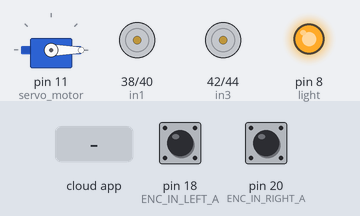
The sketch below on a simulated Arduino Mega 2560, built with avr-gcc and run on an emulated ATmega2560. On the bench: servo, motor-driver pin pairs drawn as motors (green arrow = first pin HIGH = forward, orange = second pin HIGH = backward, longer = more drive, scaled by the enable pin), output pins drawn as LEDs (lit = HIGH). The test bench sets the inputs (shaded band); at power-on: pin 18 (ENC_IN_LEFT_A) HIGH, pin 20 (ENC_IN_RIGHT_A) HIGH. The ROS host is connected and sends only what is stated.

Above: at 4.2 s.
4.3 s: the phone or cloud app sets linear.x to -100
At 5.3 s:
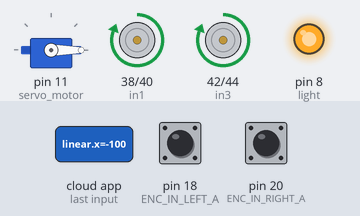
5.8 s: the phone or cloud app sets launch_flag to 1
At 6.4 s:
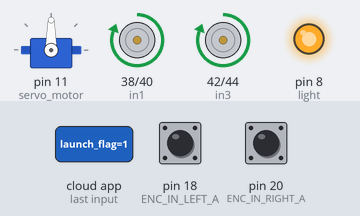
7.3 s: the phone or cloud app sets linear.x to 0
At 10.0 s:
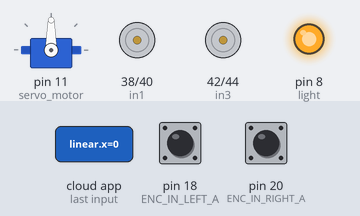
10.3 s: the phone or cloud app sets angular.z to -100
At 11.1 s:
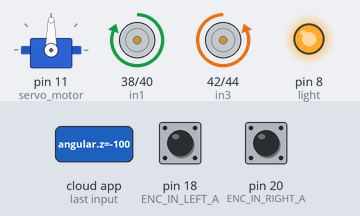
11.8 s: the phone or cloud app sets angular.z to 100
At 12.2 s:
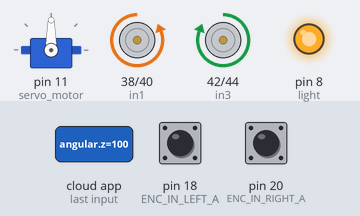
Timing chart, 0 to 14.3 s (numbered marks = the images above; inputs shaded):
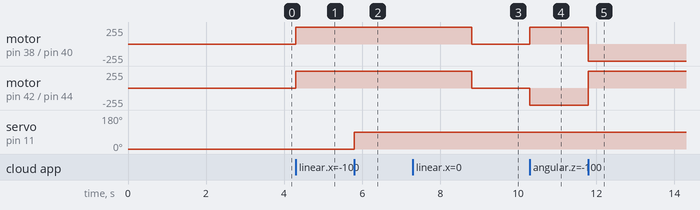

The sketch:

motor_control_filnal.ino
```cpp
#include <ros.h>
#include <Servo.h>
#include <std_msgs/Int16.h>
#include <std_msgs/Int8.h>
#include <geometry_msgs/Twist.h>

#define ENC_IN_LEFT_A 18
#define ENC_IN_RIGHT_A 20

#define ENC_IN_LEFT_B 19
#define ENC_IN_RIGHT_B 21

#define P_GAIN 25
#define I_GAIN 5

#define WHEEL_RADIUS 0.065 // 0.065 meter
#define ROBOT_WIDTH 0.375 // 0.375 meter

Servo servo;

const double pi = 3.141592;

boolean Direction_right = true;
boolean Direction_left = true;

// Minumum and maximum values for 16-bit integers
// Range of 65,535
const int encoder_minimum = -32768;
const int encoder_maximum = 32767;

long previousMillis = 0;

long currentMillis = 0;

const int interval = 30;

boolean light_sel = true;

// Motor A connections(LEFT)
const int enA = 2;
const int in1 = 38;
const int in2 = 40;

// Motor B connections(RIGHT)
const int enB = 3;
const int in3 = 42;
const int in4 = 44;

// Servo Motor Connection
const int servo_motor = 11;

// Head light Connection
const int light = 8;

const int TICKS_PER_REVOLUTION = 4400; // original 4028
const int TICKS_PER_METER = 11000; // 2.43 revolution * 4400(TICKS_PER_REVOLUTION) (0.41m per revolution --> 1m / 0.41m == 2.43 revolution)

// Set maximum and minimum limits for the PWM values
const int PWM_MIN = 50;
const int PWM_MAX = 255;

// previous encoder value
int prev_left_enc = 0;
int prev_right_enc = 0;

// current_encoder_data - prev_encoder_data
int diff_left_enc = 0;
int diff_right_enc = 0;

// measured rpm by encoder
double enc_left_rpm = 0;
double enc_right_rpm = 0;

// calculated rpm by cmd_vel
double target_left_rpm = 0;
double target_right_rpm = 0;

// target(calculated)_rpm - measured_rpm
double left_realError = 0;
double right_realError = 0;

// accumulate error
double left_accError = 0;
double right_accError = 0;

// P Control
unsigned int left_pControl = 0;
unsigned int right_pControl = 0;

// I Control
unsigned int left_iControl = 0;
unsigned int right_iControl = 0;

// PI Control
unsigned int left_piControl = 0;
unsigned int right_piControl = 0;

// Current PWM Value
unsigned int curr_pwm_l = 0;
unsigned int curr_pwm_r = 0;

// Previous PWM Value
unsigned int last_pwm_l = 0;
unsigned int last_pwm_r = 0;


// ROS Setting
ros::NodeHandle nh;

std_msgs::Int16 right_wheel_tick_count;
ros::Publisher rightPub("right_ticks", &right_wheel_tick_count);

std_msgs::Int16 left_wheel_tick_count;
ros::Publisher leftPub("left_ticks", &left_wheel_tick_count);


// P Control System
void pControl_System() {
  left_pControl = P_GAIN * left_realError;
  right_pControl = P_GAIN * right_realError;
}

// I Control System
void iControl_System() {
  left_iControl = I_GAIN * (left_accError * 0.033);
  right_iControl = I_GAIN * (right_accError * 0.033);
}

// PI Control System
void piControl_System() {
   left_piControl = left_pControl + left_iControl;
   right_piControl = right_pControl + right_iControl;
}


unsigned int pwm_limit(unsigned int x)
{
  if (x >= PWM_MAX)
  {
    x = PWM_MAX;
  }

  else if (x <= PWM_MIN)
  {
    x = PWM_MIN;
  }

  else;

  return x;
}

//////////////// ROS Publisher Function ////////////////
void right_wheel_tick()
{
  // Read the value for the encoder for the right wheel
  int rval = digitalRead(ENC_IN_RIGHT_B);

  if (rval == LOW)
  {
    Direction_right = false; // Reverse
  }
  else
  {
    Direction_right = true; // Forward
  }

  if (Direction_right) // Forward
  {

    if (right_wheel_tick_count.data == encoder_maximum)
    {
      right_wheel_tick_count.data = encoder_minimum;
    }

    else
    {
      right_wheel_tick_count.data++;
    }
  }

  else // Backward
  {
    if (right_wheel_tick_count.data == encoder_minimum)
    {
      right_wheel_tick_count.data = encoder_maximum;
    }

    else
    {
      right_wheel_tick_count.data--;
    }
  }

  diff_right_enc = right_wheel_tick_count.data - prev_right_enc;
  enc_right_rpm = (60 * diff_right_enc) / (TICKS_PER_REVOLUTION * 0.033 * 2);
  prev_right_enc = right_wheel_tick_count.data;
}


void left_wheel_tick()
{
  // Read the value for the encoder for the left wheel
  int lval = digitalRead(19);

  if (lval == LOW)
  {
    Direction_left = true; // Forward
  }
  else
  {
    Direction_left = false; // Reverse
  }


  if (Direction_left)
  {
    if (left_wheel_tick_count.data == encoder_maximum)
    {
      left_wheel_tick_count.data = encoder_minimum;
    }

    else
    {
      left_wheel_tick_count.data++;
    }
  }

  else
  {
    if (left_wheel_tick_count.data == encoder_minimum)
    {
      left_wheel_tick_count.data = encoder_maximum;
    }

    else
    {
      left_wheel_tick_count.data--;
    }
  }

  diff_left_enc = left_wheel_tick_count.data - prev_left_enc;
  enc_left_rpm = (60 * diff_left_enc) / (TICKS_PER_REVOLUTION * 0.033 * 2);
  prev_left_enc = left_wheel_tick_count.data;
}
////////////////////////////////////////////////////


//////////////// ROS Subscriber Callback Function ////////////////
void calc_rpm_values(const geometry_msgs::Twist& msg) {

  target_left_rpm = ((msg.linear.x * 60) - (msg.angular.z * 60 * ROBOT_WIDTH / 2)) / (2 * pi * WHEEL_RADIUS);
  target_right_rpm = ((msg.linear.x * 60 + msg.angular.z * 60 * ROBOT_WIDTH / 2)) / (2 * pi * WHEEL_RADIUS);

  left_realError = target_left_rpm - enc_left_rpm;
  right_realError = target_right_rpm - enc_right_rpm;

  left_accError += left_realError;
  right_accError += right_realError;

  pControl_System();
  iControl_System();
  piControl_System();

  // set motor direction
  if (msg.linear.x == 0)
  {

   if (msg.angular.z > 0) { // go right
    digitalWrite(in1, LOW);
    digitalWrite(in2, HIGH);

    digitalWrite(in3, HIGH);
    digitalWrite(in4, LOW);
   }

  else if (msg.angular.z < 0) { // go left
    digitalWrite(in1, HIGH);
    digitalWrite(in2, LOW);

    digitalWrite(in3, LOW);
    digitalWrite(in4, HIGH);
  }

  else // stop
  {
    digitalWrite(in1, LOW);
    digitalWrite(in2, LOW);

    digitalWrite(in3, LOW);
    digitalWrite(in4, LOW);
  }
  }

  else { // go forward
    digitalWrite(in1, HIGH);
    digitalWrite(in2, LOW);
    digitalWrite(in3, HIGH);
    digitalWrite(in4, LOW);
  }

}

void fire_launcher(const std_msgs::Int8 &msg)
{
  if(msg.data == 1)
  {
    servo.write(90);
    delay(3000);
  }

  else;
}

void set_pwm_values()
{
  curr_pwm_l = pwm_limit(last_pwm_l + left_piControl);
  curr_pwm_r = pwm_limit(last_pwm_r + right_piControl);

  analogWrite(enA, curr_pwm_l);
  analogWrite(enB, curr_pwm_r);

  last_pwm_l = curr_pwm_l;
  last_pwm_r = curr_pwm_r;
}
////////////////////////////////////////////////////

ros::Subscriber<geometry_msgs::Twist> subCmdVel("cmd_vel", &calc_rpm_values );
ros::Subscriber<std_msgs::Int8> fire("launch_flag", &fire_launcher);

void setup() {

  // Set pin states of the encoder
  pinMode(ENC_IN_LEFT_A , INPUT_PULLUP);
  pinMode(ENC_IN_LEFT_B , INPUT_PULLUP);
  pinMode(ENC_IN_RIGHT_A , INPUT_PULLUP);
  pinMode(ENC_IN_RIGHT_B , INPUT_PULLUP);

  // Every time the pin goes high, this is a tick
  attachInterrupt(digitalPinToInterrupt(ENC_IN_LEFT_A), left_wheel_tick, RISING);
  attachInterrupt(digitalPinToInterrupt(ENC_IN_RIGHT_A), right_wheel_tick, RISING);

  // Motor control pins are outputs
  pinMode(enA, OUTPUT);
  pinMode(enB, OUTPUT);
  pinMode(in1, OUTPUT);
  pinMode(in2, OUTPUT);
  pinMode(in3, OUTPUT);
  pinMode(in4, OUTPUT);
  pinMode(light, OUTPUT);
  servo.attach(servo_motor);

  // Turn off motors - Initial state
  digitalWrite(in1, LOW);
  digitalWrite(in2, LOW);
  digitalWrite(in3, LOW);
  digitalWrite(in4, LOW);
  servo.write(0);


  for(int i = 0; i < 3; i++)
  {
    digitalWrite(light, light_sel);
    delay(1000);
    light_sel = ~light_sel;
  }

  // Set the motor speed
  analogWrite(enA, 0);
  analogWrite(enB, 0);

  // ROS Setup
  nh.getHardware()->setBaud(115200);
  nh.initNode();
  nh.advertise(rightPub);
  nh.advertise(leftPub);
  nh.subscribe(subCmdVel);
  nh.subscribe(fire);
}

void loop() {

  nh.spinOnce(); // call subscriber callback function

  currentMillis = millis();

  if (currentMillis - previousMillis > interval)
  {
    leftPub.publish(&left_wheel_tick_count);
    rightPub.publish(&right_wheel_tick_count);
    previousMillis = currentMillis;
  }

  set_pwm_values();
}
```

Measured:
- after the input at 4.3 s, motor on pin 38 (in1) / pin 40 (in2), motor on pin 42 (in3) / pin 44 (in4): stopped → forward 255/255 at once
- after the input at 5.8 s, servo on pin 11 (servo_motor): 0° → 90° at once
- after the input at 7.3 s, motor on pin 38 (in1) / pin 40 (in2), motor on pin 42 (in3) / pin 44 (in4): forward 255/255 → stopped after 1.5 s
- after the input at 10.3 s, motor on pin 38 (in1) / pin 40 (in2): stopped → forward 255/255 at once; motor on pin 42 (in3) / pin 44 (in4): stopped → backward 255/255 at once
- after the input at 11.8 s, motor on pin 38 (in1) / pin 40 (in2): forward 255/255 → backward 255/255 at once; motor on pin 42 (in3) / pin 44 (in4): backward 255/255 → forward 255/255 at once
